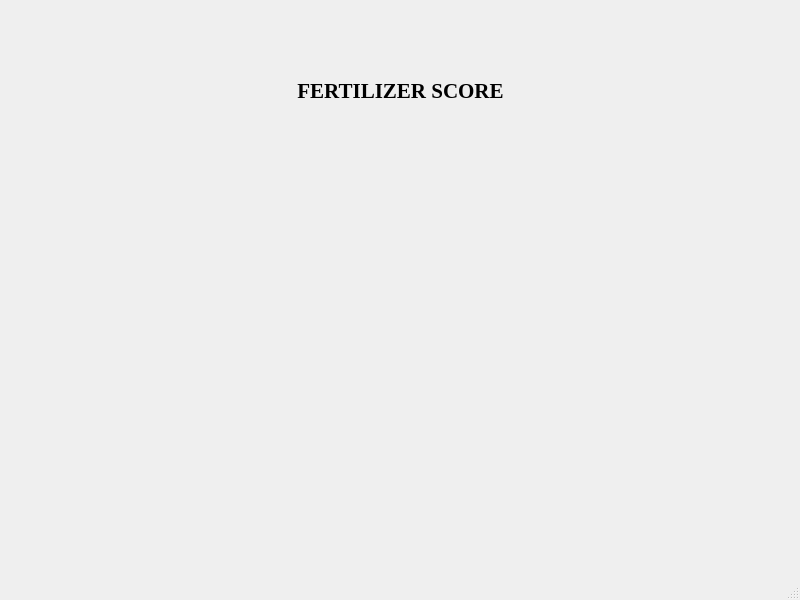
<?xml version="1.0" encoding="UTF-8"?>
<ui version="4.0">
 <class>MainWindow</class>
 <widget class="QMainWindow" name="MainWindow">
  <property name="geometry">
   <rect>
    <x>0</x>
    <y>0</y>
    <width>800</width>
    <height>600</height>
   </rect>
  </property>
  <property name="windowTitle">
   <string>MainWindow</string>
  </property>
  <widget class="QWidget" name="centralwidget">
   <widget class="QLabel" name="label">
    <property name="geometry">
     <rect>
      <x>270</x>
      <y>70</y>
      <width>261</width>
      <height>41</height>
     </rect>
    </property>
    <property name="font">
     <font>
      <family>Georgia</family>
      <pointsize>16</pointsize>
      <weight>75</weight>
      <bold>true</bold>
     </font>
    </property>
    <property name="text">
     <string>FERTILIZER SCORE</string>
    </property>
    <property name="alignment">
     <set>Qt::AlignCenter</set>
    </property>
   </widget>
  </widget>
  <widget class="QMenuBar" name="menubar">
   <property name="geometry">
    <rect>
     <x>0</x>
     <y>0</y>
     <width>800</width>
     <height>23</height>
    </rect>
   </property>
  </widget>
  <widget class="QStatusBar" name="statusbar"/>
 </widget>
 <resources/>
 <connections/>
</ui>
